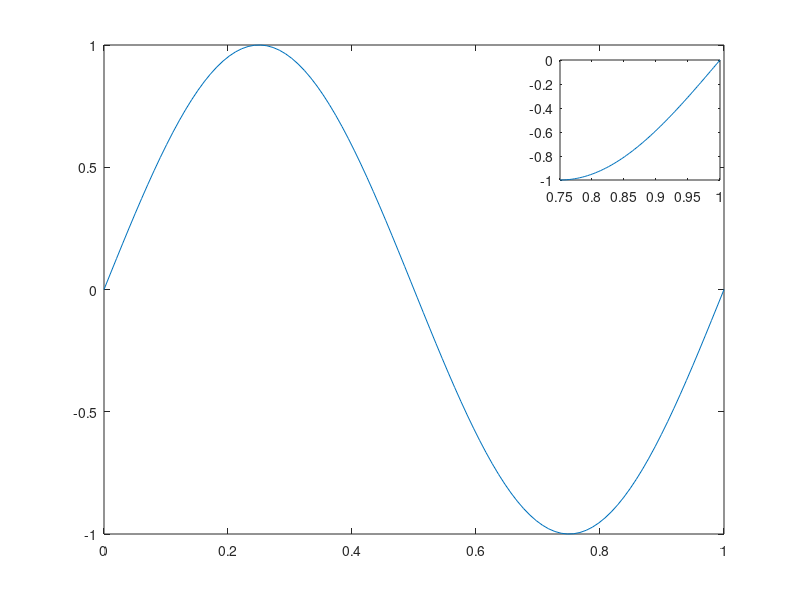

MATLAB code to generate this figure:
x1 = linspace(0,1);
x2 = linspace(3/4,1);
y1 = sin(2*pi*x1);
y2 = sin(2*pi*x2);
figure;
% plot on large axes
plot(x1, y1);
% create smaller axes in top right, and plot on it
axes('Position',[.7 .7 .2 .2]);
box on;
plot(x2, y2);